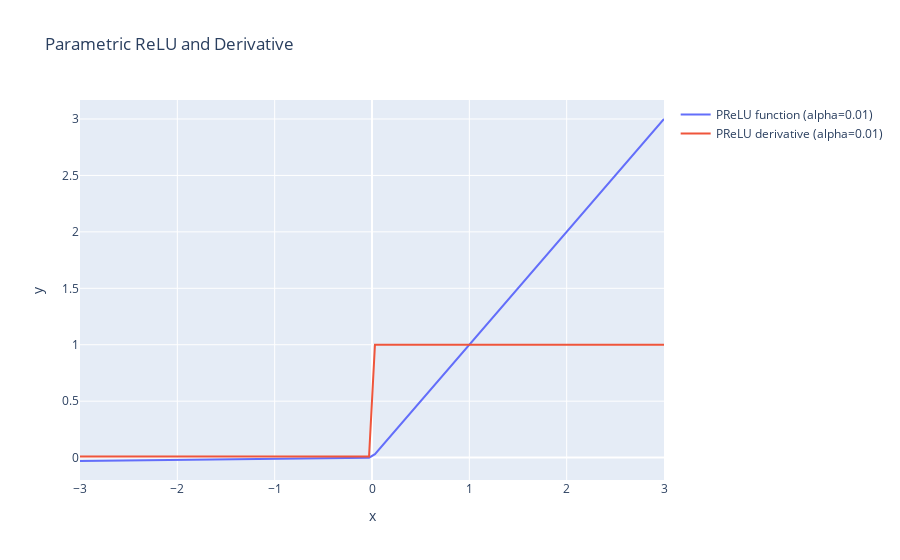
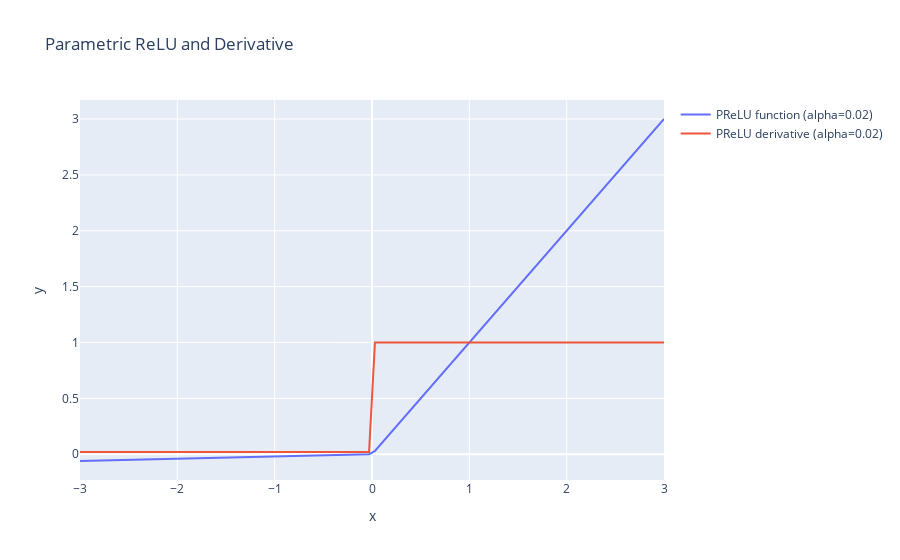
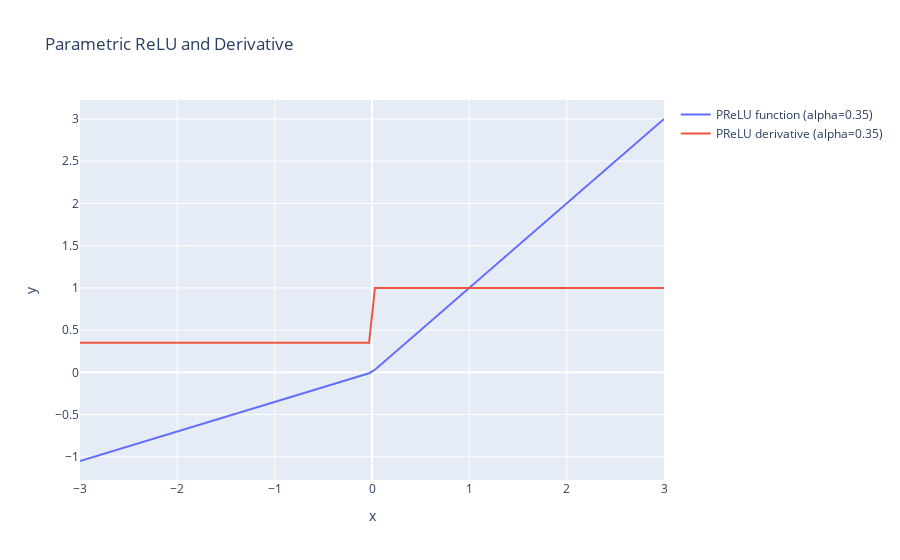
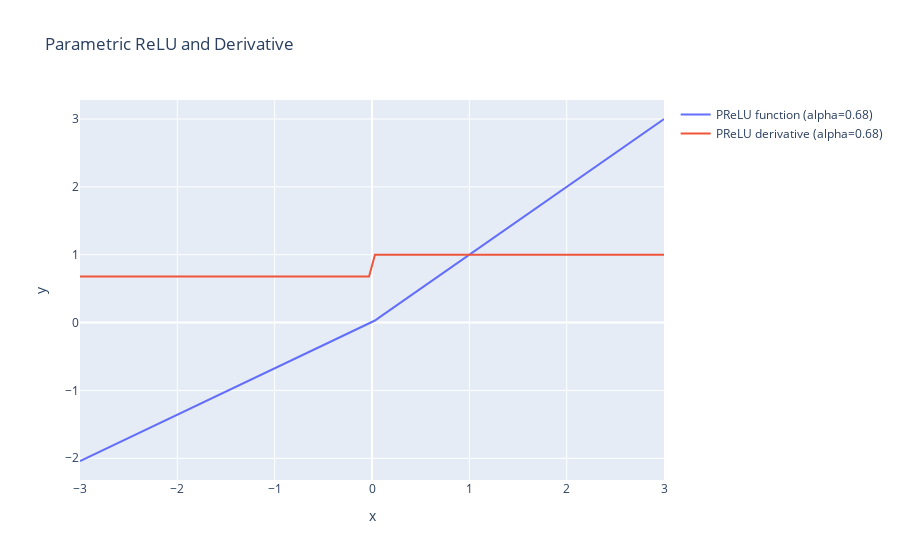

Write notebook code for charts like these, in order.
### Markdown cell above
### Parametric ReLU

### Code cell
import numpy as np
import plotly.graph_objects as go
from ipywidgets import interact, widgets

def parametric_relu(x, alpha=0.01):
    return np.where(x > 0, x, alpha * x)

def parametric_relu_derivative(x, alpha=0.01):
    return np.where(x > 0, 1, alpha)

x = np.linspace(-3, 3, 100)

@interact(alpha=widgets.FloatSlider(value=0.01, min=0.01, max=1.0, step=0.01, description='Alpha'))
def update_plot(alpha):
    prelu_values = parametric_relu(x, alpha)
    prelu_derivative_values = parametric_relu_derivative(x, alpha)
    fig = go.Figure()
    fig.add_trace(go.Scatter(x=x, y=prelu_values, mode='lines', name=f'PReLU function (alpha={alpha})'))
    fig.add_trace(go.Scatter(x=x, y=prelu_derivative_values, mode='lines', name=f'PReLU derivative (alpha={alpha})'))
    fig.update_layout(
       title=f'Parametric ReLU and Derivative ',
        xaxis=dict(title='x'),
        yaxis=dict(title='y'),
        showlegend=True
    )
    fig.show()
